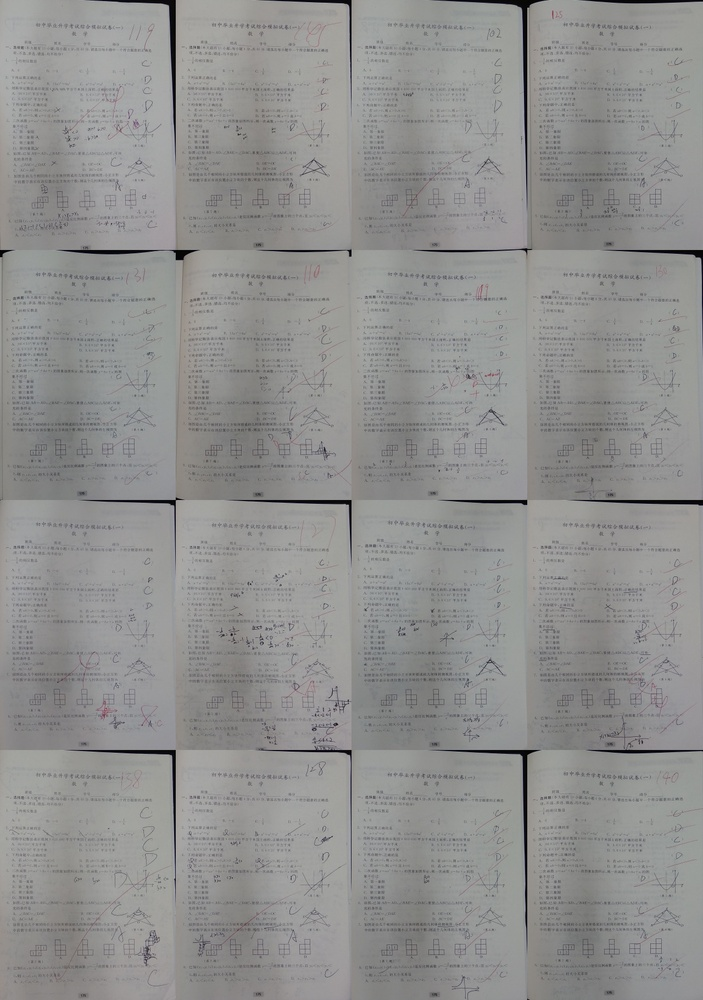
#> input picture collate.jpg, 703 x 1000 px, shrunk from 1280 x 1820 before the run
$ python -i myutils.py   (imports and definitions only)   (older library calls are emulated)
#> lines starting #> are read from the running program, lines starting #| are printed output that depends on the picture; after the words box and inside, x2 and y2 are one past the last pixel; in counts of white or black regions, pixels touching at a corner belong together
#> further down, picture is the input picture: shape (1000, 703, 3); mean B, G, R 143.5, 144.5, 144.5
import numpy as np
import cv2
from imutils import perspective
import imutils

# [62 lines left out: functions draw_flow, warp_flow, mix_image, diff_image, remove_black_border, not called in this run]

def pyimage_remove_black_border(image):
  gray = cv2.cvtColor(image, cv2.COLOR_BGR2GRAY)
  gray = cv2.GaussianBlur(gray, (5, 5), 0)
  edged = cv2.Canny(gray, 75, 200)
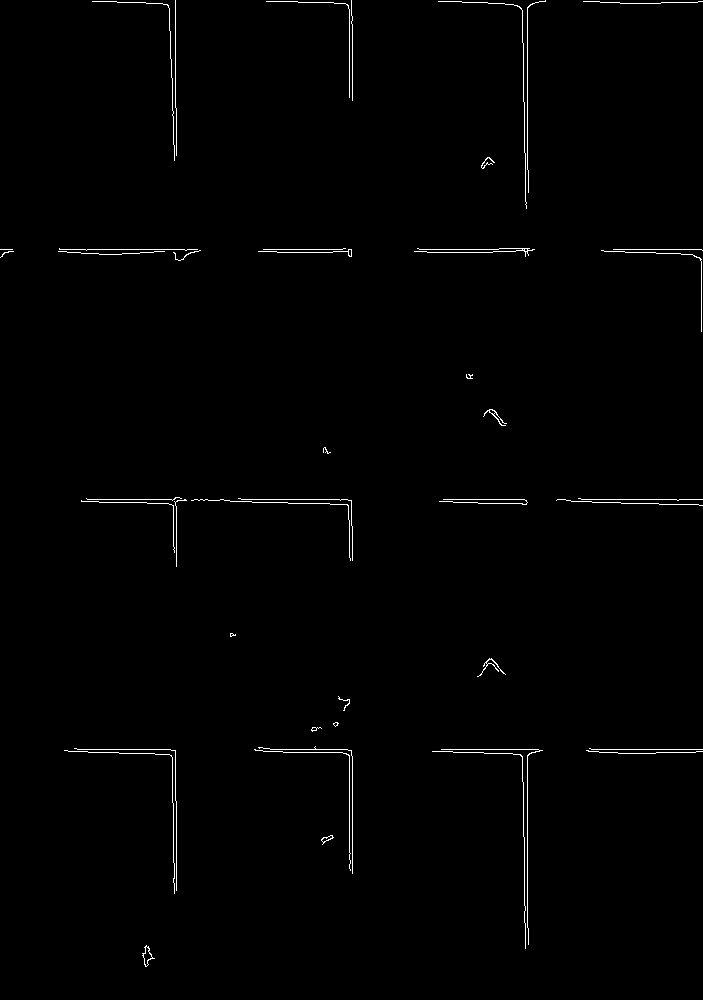
#> edged: shape (1000, 703); 0.8% white in thin lines or dots

  cnts = cv2.findContours(edged.copy(), cv2.RETR_LIST, cv2.CHAIN_APPROX_SIMPLE)
#> cnts = 53 contours, 46 with area under 20; largest, box (x1, y1, x2, y2) and area: (142, 945, 155, 967) 98, (143, 946, 153, 967) 84, (321, 835, 334, 845) 40, (483, 409, 507, 426) 39, (321, 835, 333, 843) 32, (477, 658, 506, 677) 26, (258, 249, 352, 257) 22
  cnts = cnts[0] if imutils.is_cv2() else cnts[1]
  cnts = sorted(cnts, key = cv2.contourArea, reverse = True)[:5]
#> cnts = 5 contours; box (x1, y1, x2, y2) and area: (142, 945, 155, 967) 98, (143, 946, 153, 967) 84, (321, 835, 334, 845) 40, (483, 409, 507, 426) 39, (321, 835, 333, 843) 32

  # loop over the contours
  for c in cnts:
    # approximate the contour
    peri = cv2.arcLength(c, True)
    approx = cv2.approxPolyDP(c, 0.02 * peri, True)

    # if our approximated contour has four points, then we
    # can assume that we have found our screen
    if len(approx) == 4:
      warped = perspective.four_point_transform(image, approx.reshape(4, 2))
      return warped
#> this loop made 5 passes
#> peri on passes 1 to 5: 61.94, 50.87, 35.21, 105.5, 29.21

  return np.copy(image)

# [64 lines left out: functions enhance, is_gray_double_page, estimate_black_white, threshold_for_most_dark, not called in this run]

>>> import cv2
>>> picture = cv2.imread('collate.jpg')
>>> result = pyimage_remove_black_border(picture)
